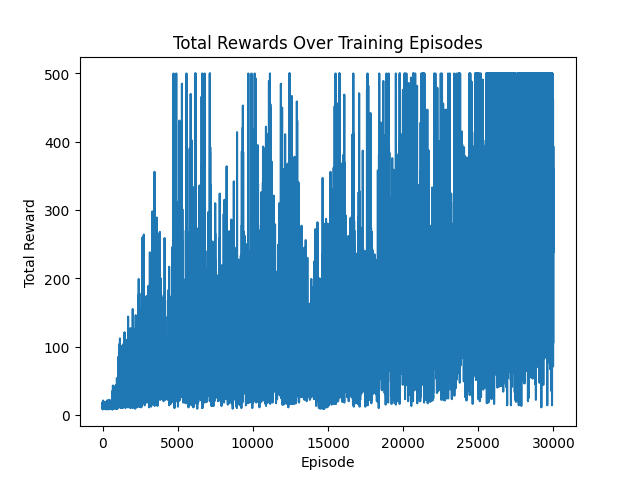

The script that drew this image:
import gymnasium as gym
import numpy as np
import matplotlib.pyplot as plt
from matplotlib.animation import FuncAnimation
import time
import pickle

env = gym.make("CartPole-v1", render_mode='rgb_array')
print(env)

observation, info = env.reset()
print("Observation Space:", env.observation_space)
print("Action Space:", env.action_space)

# Parameters for Q-Learning
alpha = 0.1 # Learning rate
gamma = 0.99 # Discount factor
epsilon = 0.1 # Exploration rate
n_episodes = 30000 # Number of episodes for training
# Initialize Q-table (for discrete states)
n_actions = env.action_space.n
q_table = np.zeros((24, 24, 24, 24, n_actions))
"""
CartPole's state space is continuous,
but we’ll discretize it to make Q-learning feasible. Here, the 4 dimensions of the
state space are divided into 24 bins each
"""
print("Shape of Q-table: ", q_table.shape)

# Define state space boundaries and number of bins for each dimension
state_bins = [
 np.linspace(-2.4, 2.4, 24), # Cart position
 np.linspace(-3.0, 3.0, 24), # Cart velocity
 np.linspace(-0.5, 0.5, 24), # Pole angle
 np.linspace(-2.0, 2.0, 24) # Pole velocity
]
def discretize_state(state):
	"""
	Discretize the continuous state to an index in the Q-table.
	"""
	state_discretized = []
	for i, (s, bins) in enumerate(zip(state, state_bins)):
		# np.digitize maps continuous state value to a bin index
		state_discretized.append(np.digitize(s, bins) - 1)
	return tuple(state_discretized)

rewards = []
for episode in range(n_episodes):
	state, _ = env.reset() # Reset environment to start a new episode
	total_reward = 0
	done = False
	while not done:
		state_discretized = discretize_state(state)

		# Exploration vs Exploitation: Choose action
		if np.random.rand() < epsilon:
			action = env.action_space.sample()
		else:
			action = np.argmax(q_table[state_discretized])

		next_state, reward, terminated, truncated, _ = env.step(action)
		next_state_discretized = discretize_state(next_state)

		# Q-learning update rule
		q_table[state_discretized + (action,)] = q_table[state_discretized + (action,)] + \
            alpha * (reward + gamma * np.max(q_table[next_state_discretized]) - q_table[state_discretized + (action,)])

		total_reward += reward
		state = next_state

		if terminated or truncated:
			done = True

	rewards.append(total_reward)
	if episode % 50 == 0:
		print(f"Episode {episode}/{n_episodes}, Total Reward: {total_reward}")

# Plot the reward curve over episodes
plt.plot(rewards)
plt.xlabel('Episode')
plt.ylabel('Total Reward')
plt.title('Total Rewards Over Training Episodes')
plt.savefig("training_rewards.png")
plt.show()

# Save Q-table using pickle
with open('q_table.pkl', 'wb') as f:
    pickle.dump(q_table, f)
print("Q-table saved to q_table.pkl")
